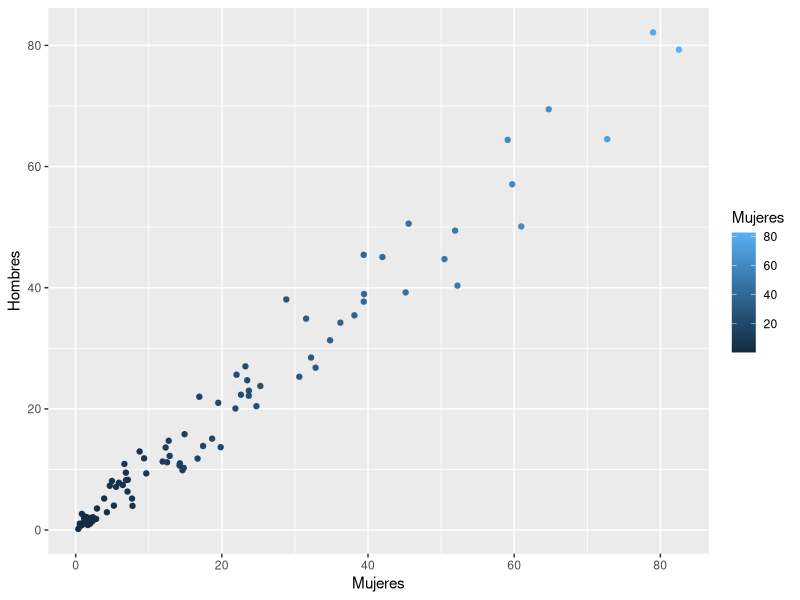

R code for this plot: (Note: this script raises an error after producing the figure.)
 

# Importación de datos xls.

 #Datos de alimentación:

library(readxl)
Comidaxsexoencolumnas <- read_excel("input/data/Comidaxsexoencolumnas.xls", col_types = c("text", "numeric", "numeric", "numeric"))
View(Comidaxsexoencolumnas)

 #Datos de paro:

library(readxl)
ParoxsexoEncolumnas <- read_excel("input/data/ParoxsexoEncolumnas.xls", col_types = c("text", "numeric", "numeric", "numeric"))
View(ParoxsexoEncolumnas)

#Hacemos un resumen para ver en que se diferencian nuestros datos
summary(ParoxsexoEncolumnas)
summary(Comidaxsexoencolumnas)

# Unión de los datos
library(tidyverse)
union <- full_join(x= ParoxsexoEncolumnas, y=Comidaxsexoencolumnas)

summary(union)

#otra union de datos señalando las columnas que debe usar:
library(tidyverse)
vercomoqueda <- full_join(x= ParoxsexoEncolumnas, y=Comidaxsexoencolumnas, by = c("Ambos sexos", "Mujeres", "Hombres"))

#Gráfico relación paro y alimentación:
library(tidyverse)
ggplot(data = union) + geom_point(mapping = aes( x = Mujeres, y= Hombres, color= Mujeres))
#no se muy bien que es esto
library(tidyverse)
?ggplot2
# Cargamos los datos
data(union)
# reseña del set de datos
?union
str(union)

# Definición de las tres mínimas variables en un gráfico
ggplot(union = mpg, aes(x = Mujeres, y = Hombres))

install.packages("ggplot2")
library("ggplot2")

#Gráfico solo alimentación
library(tidyverse)
ggplot(data = Comidaxsexoencolumnas) + geom_smooth(mapping = aes( x = Mujeres, y= Hombres))

#Gráfico solo paro.
library(tidyverse)
ggplot(data = ParoxsexoEncolumnas) + geom_point(mapping = aes( x = Mujeres, y= Hombres))

#otro intento de gráfico con más cosas
library(tidyverse)
ggplot(data = union) + geom_point(mapping = aes( x = Mujeres, y= Hombres)) + labs(title="relación paro y alimentación", x="Datos mujeres", y= "Datos hombres" ) 



